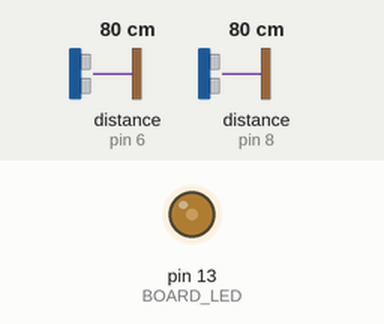
A sketch run on a simulated Arduino Uno, built with avr-gcc and run on an emulated ATmega328P. Parts: output pins drawn as LEDs (lit = HIGH). Wiring (inferred from the names in the program): 2 × ultrasonic range finder: trigger pin 7, echo pin 6 / trigger pin 9, echo pin 8. Inputs (shaded band) come from the test bench; at power-on: distance to the obstacle (sensors on pin 6, pin 8) 80 cm. The echo pulse lasts 58.3 µs per cm; the ROS host is connected and sends only what is stated; pins used as bus, display or sensor lines are not drawn.

Above: at 1.2 s.
1.3 s: distance to the obstacle (sensor on pin 6) set to 128 cm
4.3 s: distance to the obstacle (sensor on pin 6) set to 135 cm
At 5.1 s:
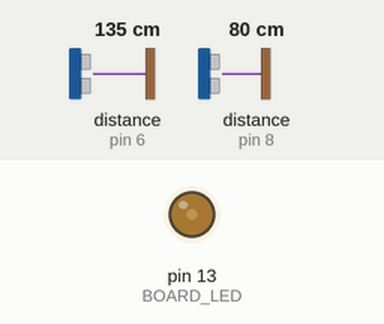
5.8 s: distance to the obstacle (sensor on pin 8) set to 250 cm
At 6.3 s:
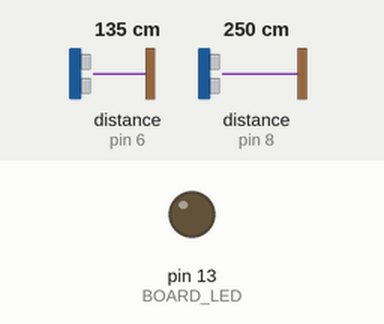
8.8 s: distance to the obstacle (sensor on pin 8) set to 2 cm
11.8 s: distance to the obstacle (sensor on pin 6) set to 5 cm
At 13.92 s:
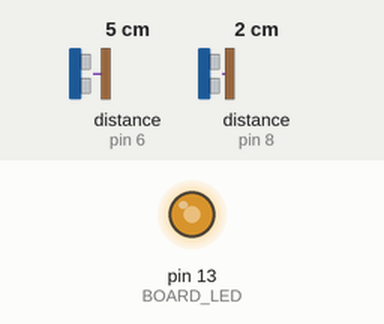
14.8 s: distance to the obstacle (sensor on pin 6) set to 299 cm
Timing chart, 0 to 17.8 s (numbered marks = the images above; inputs shaded):
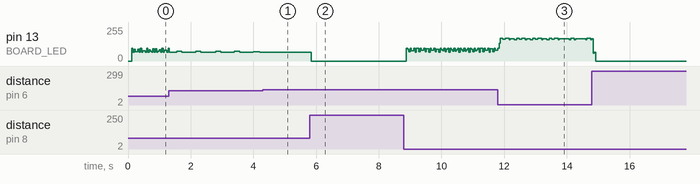

The sketch:

ultrasound.ino
```cpp
// max.prokopenko@gmail.com

#define TRIG_1 9
#define TRIG_2 7
#define TRIG_3 5
#define TRIG_4 3
#define ECHO_1 8
#define ECHO_2 6
#define ECHO_3 4
#define ECHO_4 2
#define BOARD_LED 13
#define TIMEOUT_uS 60600 // 10m both ways @ 330m/s sound velocity

#include <ros.h>
#include <std_msgs/String.h>
#include <sensor_msgs/Range.h>

ros::NodeHandle  nh;

sensor_msgs::Range range_msg;
std_msgs::String str_msg;

ros::Publisher chatter("chatter", &str_msg);
ros::Publisher pub_range( "/ultrasound", &range_msg);

char hello_msg[] = "ultrasound unit";
char frameid[] = "/ultrasound";

void setup() {

  nh.initNode();
  nh.advertise(pub_range);
  nh.advertise(chatter);

  range_msg.radiation_type = sensor_msgs::Range::ULTRASOUND;
  range_msg.header.frame_id =  frameid;
  range_msg.field_of_view = 0.1;  // fake
  range_msg.min_range = 0.0;
  range_msg.max_range = 6.47;

  Serial.begin(57600);
  pinMode(BOARD_LED, OUTPUT);

  setUltrasound(TRIG_1, ECHO_1);
  setUltrasound(TRIG_2, ECHO_2);
  setUltrasound(TRIG_3, ECHO_3);
  setUltrasound(TRIG_4, ECHO_4);
}

void setUltrasound(int trig, int echo) {

  pinMode(trig, OUTPUT);
  pinMode(echo, INPUT_PULLUP);
}

char* temp = new char[8];
uint8_t output[4];

uint32_t read(int trig, int echo) {

  uint32_t uCount = 0;
  // printRegisters(temp);

  digitalWrite(trig, LOW);
  delayMicroseconds(10);
  digitalWrite(trig, HIGH);
  delayMicroseconds(50);
  digitalWrite(trig, LOW);

  while(digitalRead(echo) == 0 && uCount < TIMEOUT_uS) {
    delayMicroseconds(1);
    uCount++;
  }

  uCount = 0;

  while(digitalRead(echo) == 1 && uCount < TIMEOUT_uS) {

    delayMicroseconds(1);
    uCount++;
  }

  return uCount;
}

void serialize(uint32_t u) {

  /*
  output[0] = '0';
  output[1] = '1';
  output[2] = '2';
  output[3] = '3';
  */
  output[0] = u % 0x100;
  output[1] = (u / 0x100) % 0x100;
  output[2] = (u / 0x10000) % 0x100;
  output[3] = (u / 0x1000000) % 0x100;

  Serial.write(output, 4);
}

uint32_t readings[4];

void loop() {

  readings[1] = read(TRIG_1, ECHO_1);
  readings[2] = read(TRIG_2, ECHO_2);
  /*
  Serial.write('#');
  serialize(reading_A);
  serialize(reading_B);

  Serial.println(readings[1]);
  Serial.println(readings[2]);
  */

  digitalWrite(BOARD_LED, 1);
  delay(5);

  digitalWrite(BOARD_LED, 0);

  str_msg.data = hello_msg;
  chatter.publish( &str_msg );
  range_msg.range = readings[1] / 1000.0f;
  range_msg.header.stamp = nh.now();
  pub_range.publish(&range_msg);
  nh.spinOnce();
}

void printRegisters(char* charBuffer /* 8 bytes minimum */) {

  Serial.print("B: ");
  byteAsString(charBuffer, PINB);
  Serial.print(charBuffer);
  Serial.print(" C: ");
  byteAsString(charBuffer, PINC);
  Serial.print(charBuffer);
  Serial.print(" D: ");
  byteAsString(charBuffer, PIND);
  Serial.print(charBuffer);
  Serial.println("");
}

void byteAsString(char* returnString, uint8_t b) {

  for(int i = 0; i < 8; i ++) {

    returnString[7 - i] = ((b >> i) & 1) > 0 ? '1' : '0';
  }
}
```

Measured:
- after the input at 4.3 s, pin 13 (BOARD_LED): stays 64/255 (without the input it goes to 72/255 after 0.34 s)
- after the input at 5.8 s, pin 13 (BOARD_LED): 64/255 → 0/255 at once
